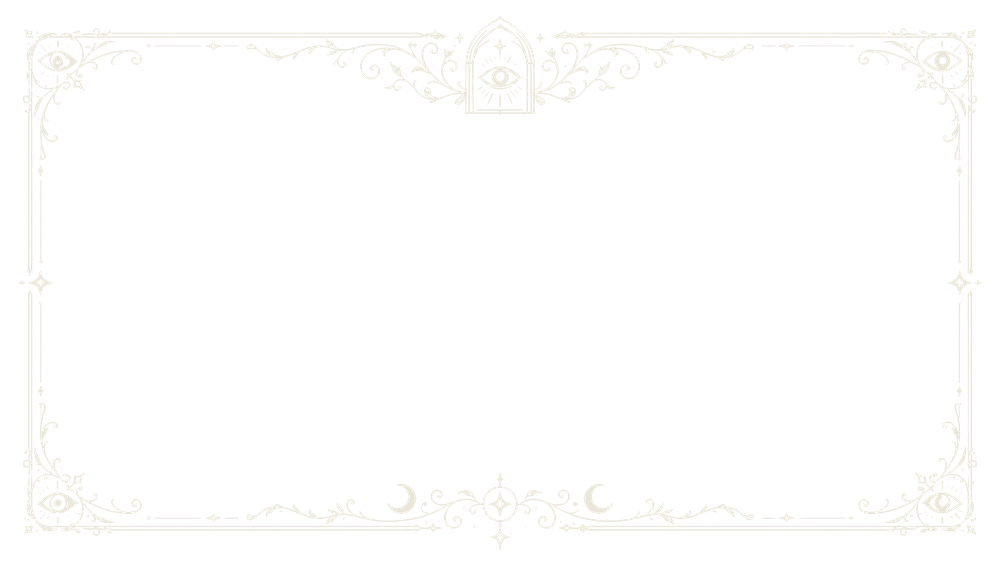
#> input picture assets/ui/menu/menu_frame_eye.png, 1000 x 563 px, shrunk from 1672 x 941 before the run
$ python make_frame_draw_order.py
#> lines starting #> are read from the running program, lines starting #| are printed output that depends on the picture; after the words box and inside, x2 and y2 are one past the last pixel; in counts of white or black regions, pixels touching at a corner belong together
"""Bake the frame's DRAW ORDER MAP — the border inscribes itself instead of fading in.

Same idea and same shader as the title (see make_title_write_order.py): a greyscale field
saying when each pixel appears, so the reveal is exact and the shader stays trivial.

The frame is a loop, not two lines, so the ordering is by PERIMETER DISTANCE FROM THE
CROWN — the eye at top centre. Both directions run at once and meet at the bottom centre,
which is where the moon ornament sits, so the border closes on a feature rather than in the
middle of a blank rule.

Distance is measured along the rectangle's edges, NOT by angle from the centre: an angular
sweep crawls through the corners and races along the top, and you can see it happen.

    python tools/make_frame_draw_order.py

Writes assets/ui/menu/menu_frame_order.png (RGB, same size as the frame art):
    R = draw time 0..1, spread to the empty pixels around each stroke
    G = nearness to a stroke, for the nib glow that appears to be doing the drawing
"""

from pathlib import Path

import numpy as np
from PIL import Image
from scipy import ndimage

ROOT = Path(__file__).resolve().parent.parent
SRC = ROOT / "assets/ui/menu/menu_frame_eye.png"
DST = ROOT / "assets/ui/menu/menu_frame_order.png"

ALPHA_CUTOFF = 20
HALO_RADIUS = 10.0


def main() -> None:
    img = Image.open(SRC).convert("RGBA")
#> img is the input picture: PIL image 1000x563 RGBA; mean R, G, B, A 22, 21.6, 20.5, 9.5
    alpha = np.array(img)[:, :, 3]
    h, w = alpha.shape
#> h = 563; w = 1000
    mask = alpha > ALPHA_CUTOFF
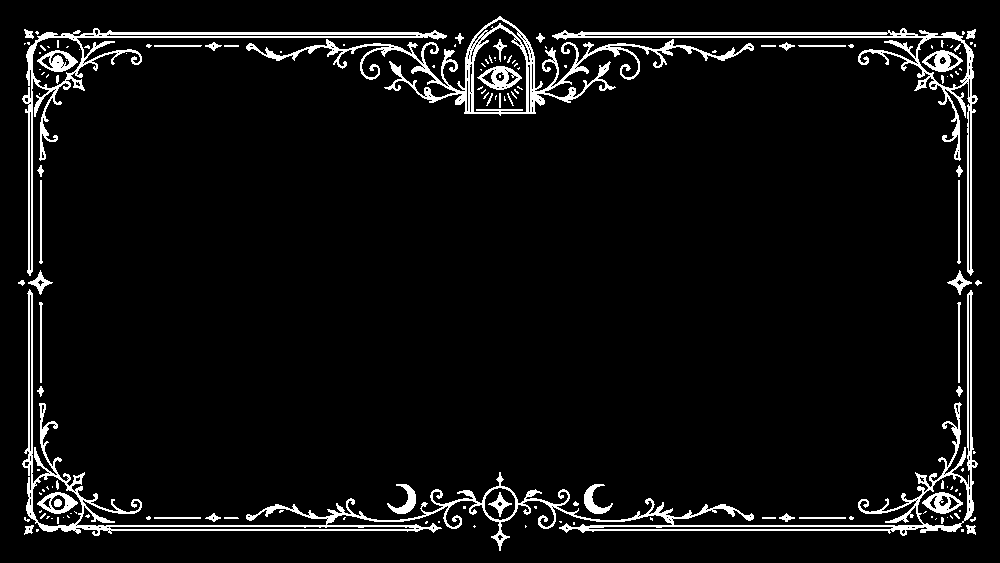
#> mask: shape (563, 1000) bool; 5.8% white; 157 white regions (104 under 20 px), largest, box (x1, y1, x2, y2) and area: (22, 289, 978, 551) 11249, (246, 16, 754, 116) 6142, (552, 28, 978, 276) 4406
    print(f"{SRC.name}: {w}x{h}, {int(mask.sum())} px of ornament")
#| menu_frame_eye.png: 1000x563, 32759 px of ornament

    cx, cy = (w - 1) * 0.5, (h - 1) * 0.5
#> cx = 499.5; cy = 281
    hw, hh = cx, cy
#> hw = 499.5; hh = 281
    ys, xs = np.mgrid[0:h, 0:w].astype(float)
    dx, dy = xs - cx, ys - cy

    # push each pixel out along its own direction until it meets the rectangle's edge —
    # that landing point is what gets a position along the perimeter
    with np.errstate(divide="ignore", invalid="ignore"):
        sx = np.where(dx != 0.0, hw / np.abs(dx), np.inf)
        sy = np.where(dy != 0.0, hh / np.abs(dy), np.inf)
    s = np.minimum(sx, sy)
    s[~np.isfinite(s)] = 1.0
    px, py = dx * s, dy * s          # relative to centre, on the boundary

    on_vertical = np.abs(np.abs(px) - hw) < 1e-6      # left or right edge
    # clockwise arc length from top centre, over the full perimeter 4*(hw+hh)
    arc = np.zeros_like(px)
    # top edge (py < 0, horizontal): arc = px  (negative to the left, handled by symmetry)
    top = (~on_vertical) & (py <= 0)
    arc[top] = px[top]
    # right edge: hw + (py + hh)
    right = on_vertical & (px > 0)
    arc[right] = hw + (py[right] + hh)
    # left edge: mirror of right, measured anticlockwise -> stored negative
    left = on_vertical & (px <= 0)
    arc[left] = -(hw + (py[left] + hh))
    # bottom edge, and it has to be SPLIT: the right half continues clockwise, the left half
    # continues anticlockwise. Running one formula across the whole bottom sent the left half
    # past the halfway mark, where it clamped to 1.0 — so that quarter of the border drew all
    # at once at the very end while its mirror had already finished. That is the "one side
    # finishes faster" bug.
    bottom = (~on_vertical) & (py > 0)
    br = bottom & (px >= 0)
    bl = bottom & (px < 0)
    arc[br] = hw + 2.0 * hh + (hw - px[br])
    arc[bl] = -(hw + 2.0 * hh + (hw + px[bl]))
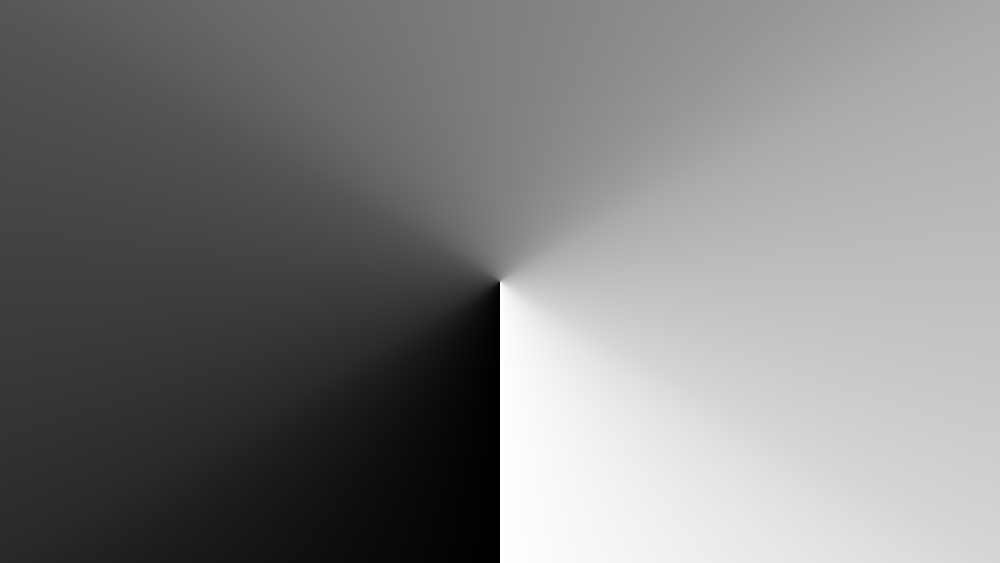
#> arc: shape (563, 1000) float64; min -1560.5, max 1560.5, mean 0; drawn with min black and max white

    half = 2.0 * (hw + hh)
#> half = 1561
    order = np.clip(np.abs(arc) / half, 0.0, 1.0)
    order[~mask] = 1.0

    dist, (iy, ix) = ndimage.distance_transform_edt(~mask, return_indices=True)
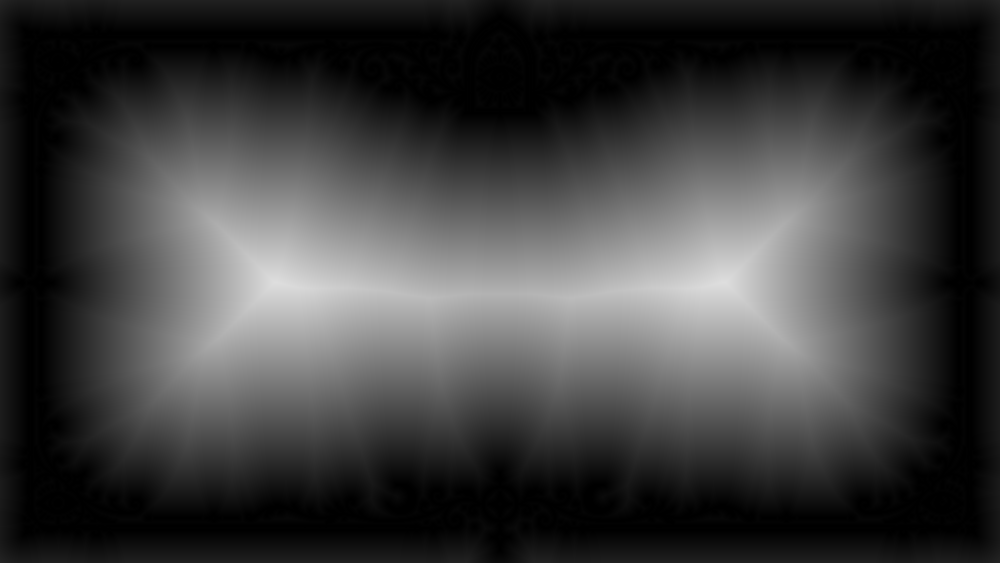
#> dist: shape (563, 1000) float64; min 0, max 222, mean 62.3
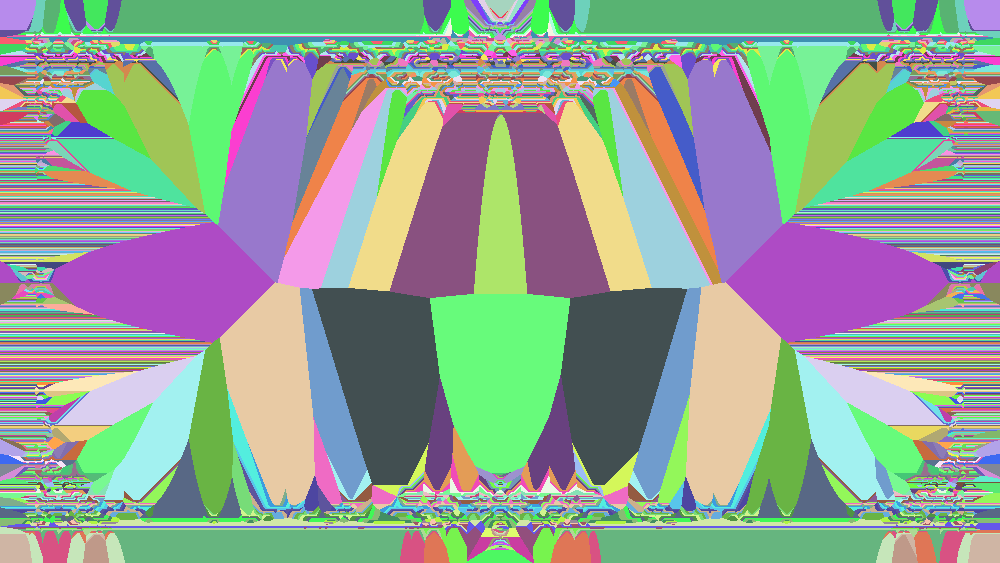
#> iy: shape (563, 1000) int32; 535 distinct labels, from 16 to 550; one colour per label, 0 black
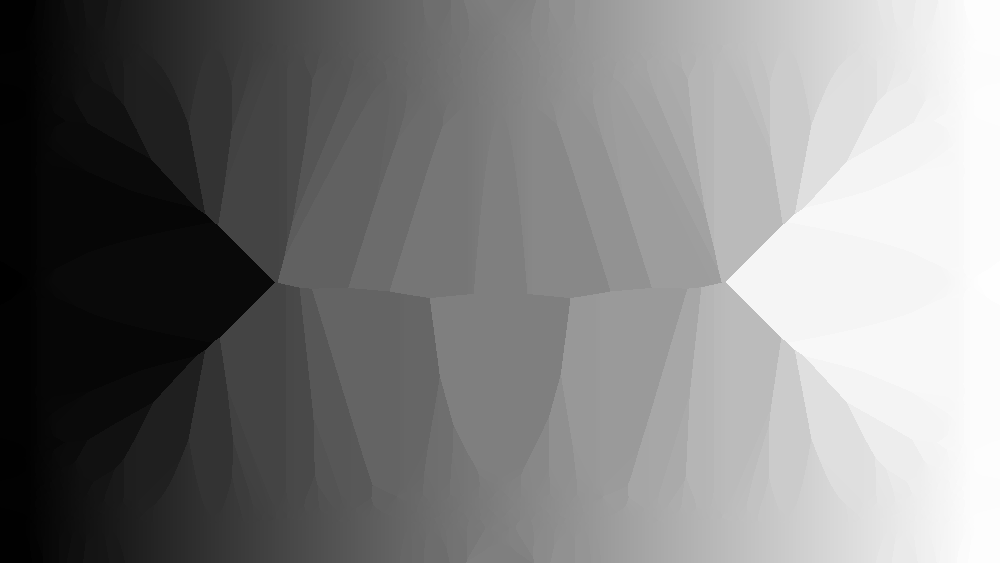
#> ix: shape (563, 1000) int32; min 18, max 981, mean 499.4; drawn with min black and max white
    spread = np.where(mask, order, order[iy, ix])
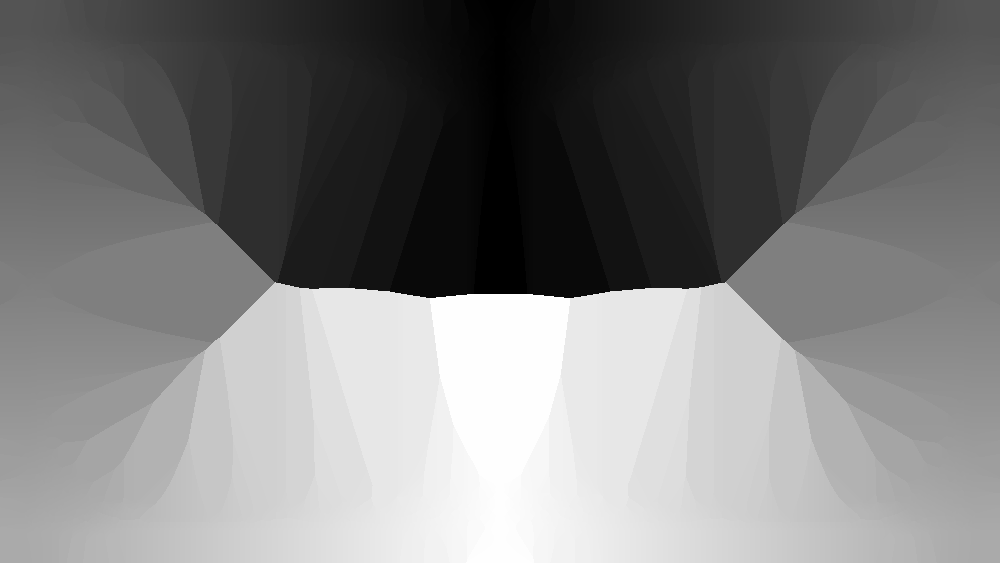
#> spread: shape (563, 1000) float64; min 0.00034, max 1, mean 0.493
    near = np.clip(1.0 - dist / HALO_RADIUS, 0.0, 1.0)
    near[mask] = 1.0

    rgb = np.zeros((h, w, 3), dtype=np.uint8)
    rgb[:, :, 0] = np.round(spread * 255.0)
    rgb[:, :, 1] = np.round(near * 255.0)
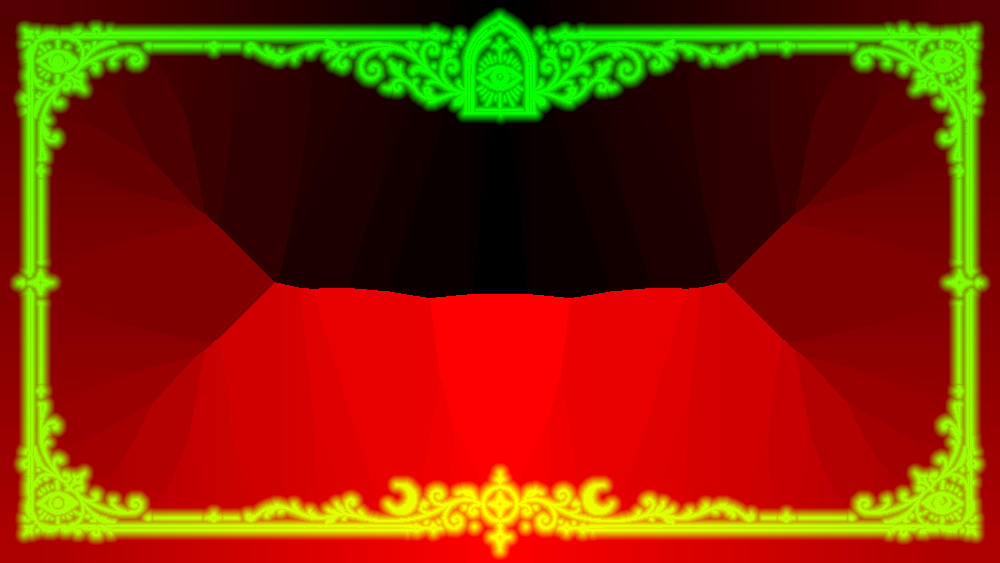
#> rgb: shape (563, 1000, 3); mean of channels 0, 1, 2 125.7, 43.9, 0; drawn as R, G, B
    Image.fromarray(rgb, mode="RGB").save(DST)

    ink = order[mask]
    print(f"  draw times on ink: {ink.min():.3f} - {ink.max():.3f}")
#|   draw times on ink: 0.000 - 1.000
    print(f"  halo: {int((near > 0).sum() - mask.sum())} px of glow room")
#|   halo: 104609 px of glow room
    print(f"wrote {DST}")


if __name__ == "__main__":
    main()
